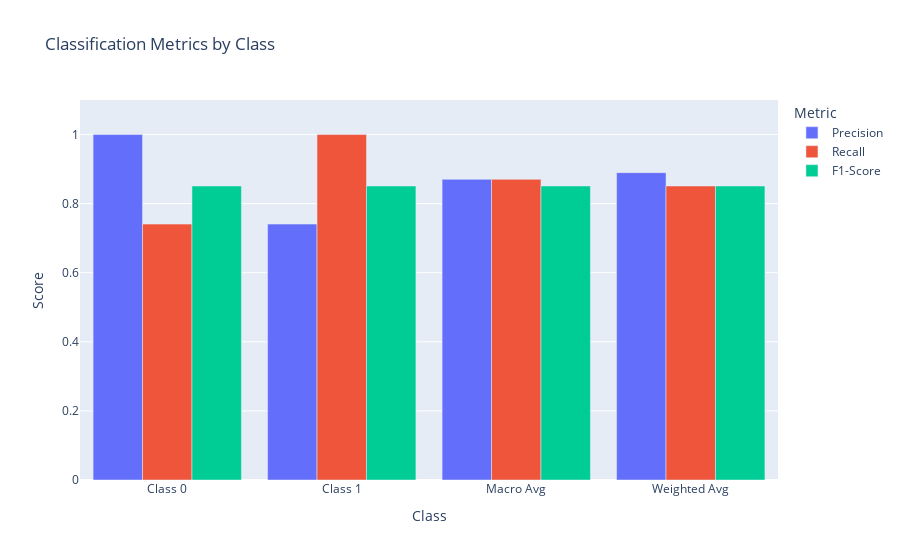

Notebook code for this chart:
### Markdown cell above
#### **Report:**

### Code cell
import plotly.graph_objects as go
import numpy as np

metrics = report

labels = ['Class 0', 'Class 1', 'Macro Avg', 'Weighted Avg']
precisions = [
    metrics['0']['precision'],
    metrics['1']['precision'],
    metrics['macro avg']['precision'],
    metrics['weighted avg']['precision']
]
recalls = [
    metrics['0']['recall'],
    metrics['1']['recall'],
    metrics['macro avg']['recall'],
    metrics['weighted avg']['recall']
]
f1_scores = [
    metrics['0']['f1-score'],
    metrics['1']['f1-score'],
    metrics['macro avg']['f1-score'],
    metrics['weighted avg']['f1-score']
]

x = np.arange(len(labels))

fig = go.Figure()
fig.add_trace(go.Bar(x=labels, y=precisions, name='Precision'))
fig.add_trace(go.Bar(x=labels, y=recalls, name='Recall'))
fig.add_trace(go.Bar(x=labels, y=f1_scores, name='F1-Score'))

fig.update_layout(
    barmode='group',
    title='Classification Metrics by Class',
    yaxis=dict(title='Score', range=[0, 1.1]),
    xaxis=dict(title='Class'),
    legend=dict(title='Metric'),
    bargap=0.15
)
fig.show()

### Figure 1 — Plotly figure (JSON) as saved in the notebook; plotly's stock layout.template omitted (floating-point values rounded to 4 significant figures)
{"data": [{"name": "Precision", "type": "bar", "x": ["Class 0", "Class 1", "Macro Avg", "Weighted Avg"], "y": [1, 0.7407, 0.8704, 0.8897]}, {"name": "Recall", "type": "bar", "x": ["Class 0", "Class 1", "Macro Avg", "Weighted Avg"], "y": [0.7407, 1, 0.8704, 0.8511]}, {"name": "F1-Score", "type": "bar", "x": ["Class 0", "Class 1", "Macro Avg", "Weighted Avg"], "y": [0.8511, 0.8511, 0.8511, 0.8511]}], "layout": {"bargap": 0.15, "barmode": "group", "legend": {"title": {"text": "Metric"}}, "title": {"text": "Classification Metrics by Class"}, "xaxis": {"title": {"text": "Class"}}, "yaxis": {"range": [0, 1.1], "title": {"text": "Score"}}}}
